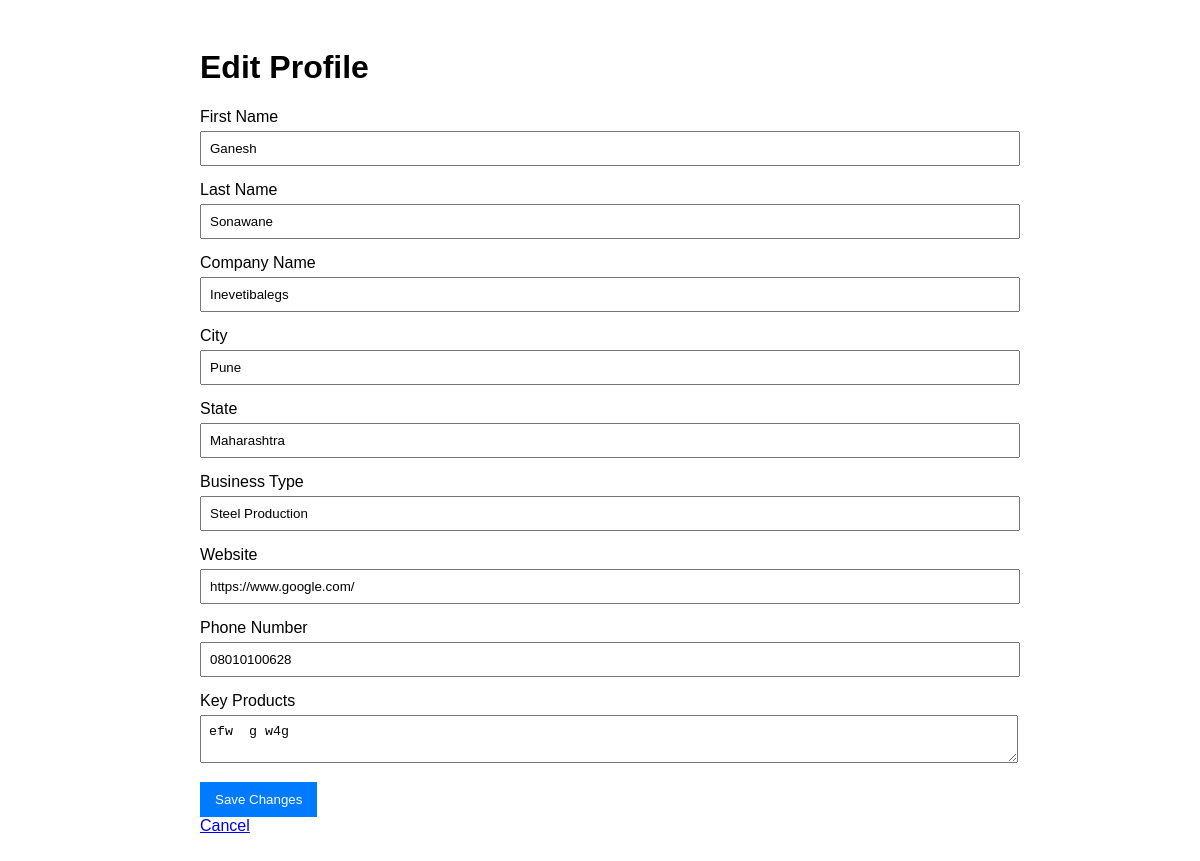
Page /supplier/profile/edit/ (signed in) on the committed database.
### supplier/models.py (models this page shows, shortened)
class Supplier(models.Model):
    user = models.OneToOneField(User, on_delete=models.CASCADE)
    first_name = models.CharField(max_length=100)
    last_name = models.CharField(max_length=100)
    company_name = models.CharField(max_length=200)
    city = models.CharField(max_length=100)
    state = models.CharField(max_length=100)
    business_type = models.CharField(max_length=100)
    website = models.URLField(blank=True)
    phone_number = models.CharField(max_length=20)
    key_services = models.TextField()

### supplier/views.py (the view, shortened to what this page needs)
# urls.py: path('profile/edit/', views.edit_profile, name='manufacturer_edit_profile'),
def edit_profile(request):
    if not request.user.is_authenticated:
        return redirect('supplier_login')
    supplier = Supplier.objects.get(user=request.user)
    return render(request, 'supplier/edit_profile.html', {
        'supplier': supplier
    })

### supplier/templates/supplier/edit_profile.html (shortened to what this page needs)
<!DOCTYPE html>
<html>
<head>
</head>
<body>
    <div class="container">
        <h1>Edit Profile</h1>
        <form method="post">
            <div class="form-group">
                <label>First Name</label>
                <input type="text" name="first_name" value="{{ supplier.first_name }}">
            </div>
            <div class="form-group">
                <label>Last Name</label>
                <input type="text" name="last_name" value="{{ supplier.last_name }}">
            </div>
            <div class="form-group">
                <label>Company Name</label>
                <input type="text" name="company_name" value="{{ supplier.company_name }}">
            </div>
            <div class="form-group">
                <label>City</label>
                <input type="text" name="city" value="{{ supplier.city }}">
            </div>
            <div class="form-group">
                <label>State</label>
                <input type="text" name="state" value="{{ supplier.state }}">
            </div>
            <div class="form-group">
                <label>Business Type</label>
                <input type="text" name="business_type" value="{{ supplier.business_type }}">
            </div>
            <div class="form-group">
                <label>Website</label>
                <input type="url" name="website" value="{{ supplier.website }}">
            </div>
            <div class="form-group">
                <label>Phone Number</label>
                <input type="text" name="phone_number" value="{{ supplier.phone_number }}">
            </div>
            <div class="form-group">
                <label>Key Products</label>
                <textarea name="key_products">{{ supplier.key_services }}</textarea>
            </div>
            <button type="submit">Save Changes</button>
        </form>
        <a href="{% url 'supplier_profile' %}">Cancel</a>
    </div>
</body>
</html>

### supplier/templates/supplier/edit_profile.html (style rules this page uses)
body { font-family: Arial; padding: 20px; }
.container { max-width: 800px; margin: 0 auto; }
.form-group { margin-bottom: 15px; }
label { display: block; margin-bottom: 5px; }
input, textarea, select { width: 100%; padding: 8px; }
button { padding: 10px 15px; background: #007bff; color: white; border: none; }

### rows in the picture
Supplier: first_name "Ganesh", last_name "Sonawane", company_name "Inevetibalegs", city "Pune", state "Maharashtra", business_type "Steel Production", website "https://www.google.com/", phone_number "08010100628", key_products "efw g w4g"
